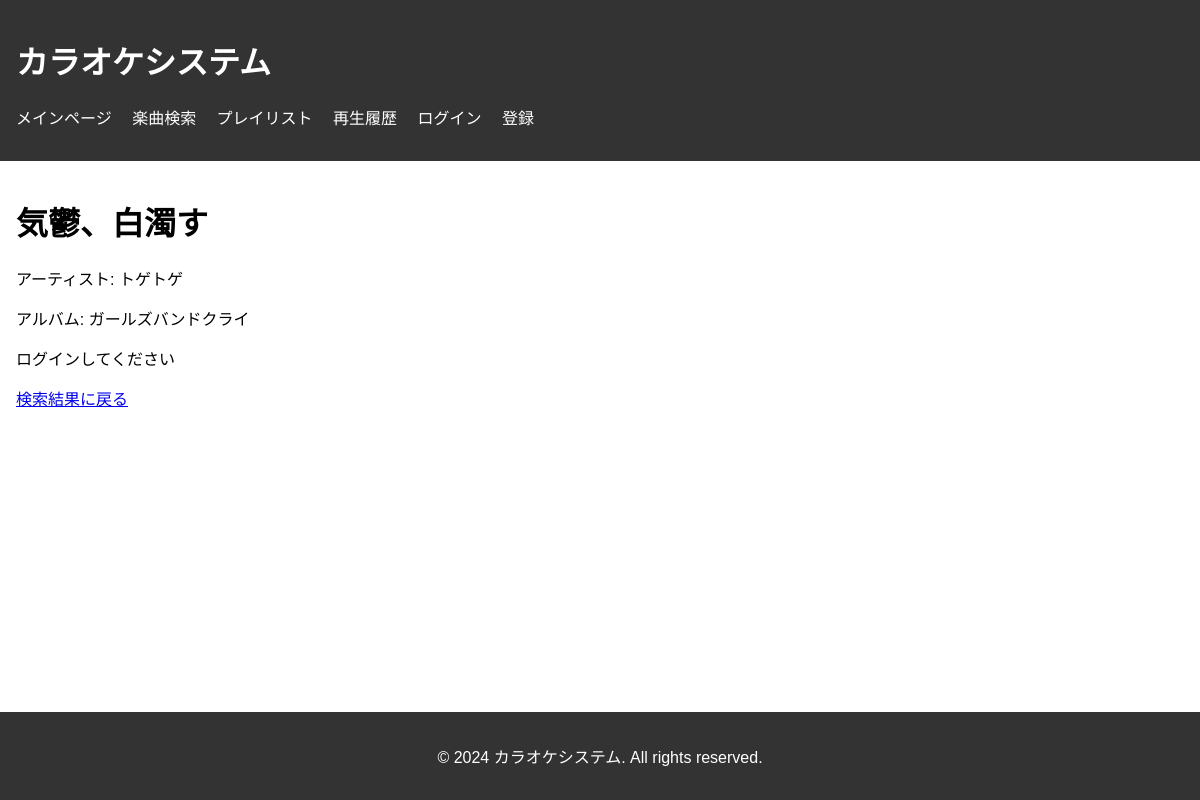
The page /song/2/ on the database its author committed.
### karaoke/models/song.py (models this page shows, shortened)
class Song(models.Model):
    songid = models.AutoField(primary_key=True)
    title = models.CharField(max_length=200)
    artist = models.CharField(max_length=200)
    album = models.CharField(max_length=200, null=True, blank=True)
    file_path = models.FileField(upload_to='songs/')

### karaoke/views.py (the view)
# urls.py: path('song/<int:songid>/', views.song_detail, name='song_detail'),
def song_detail(request, songid):
    song = get_object_or_404(Song, songid=songid)
    return render(request, 'song_detail.html', {'song': song})

### karaoke/templates/song_detail.html (shortened to what this page needs)
{% extends 'base.html' %}
{% block content %}
<body>
    <h1>{{ song.title }}</h1>
    <p>アーティスト: {{ song.artist }}</p>
    <p>アルバム: {{ song.album|default:"未知" }}</p>
    {% if user.is_authenticated %}
        <form action="{% url 'order_song' song.songid %}" method="post">
            {% csrf_token %}
            <button type="submit">予約する</button>
        </form>
    {% else %}
        <p>ログインしてください</p>
    {% endif %}
    <a href="{% url 'search_songs' %}">検索結果に戻る</a>
</body>
{% endblock %}

### karaoke/templates/base.html (style rules this page uses)
body { font-family: Arial, sans-serif; margin: 0; padding: 0; display: flex; flex-direction: column; min-height: 100vh; }

### rows shown on the page
Song: title "気鬱、白濁す", artist "トゲトゲ", album "ガールズバンドクライ"
